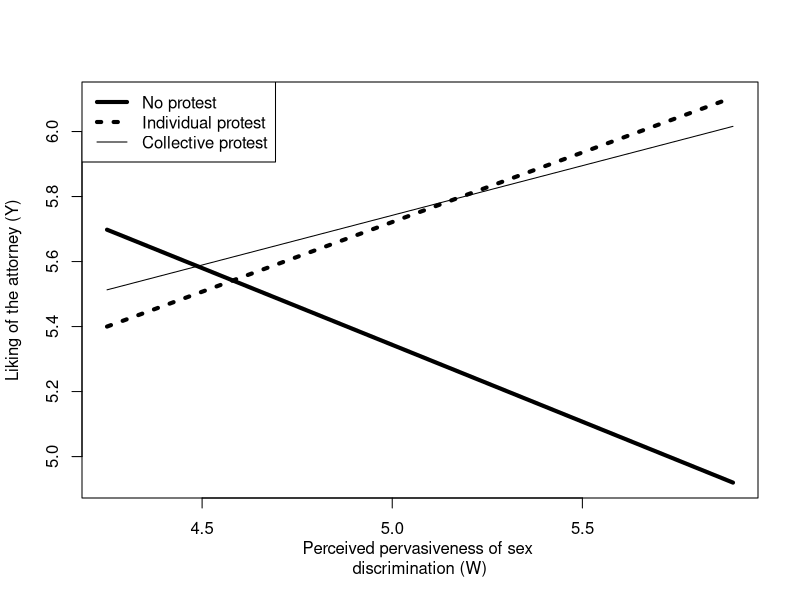

The R script that drew this image:

#This generates an interaction plot like Figure 10.3
#This is the code on pages 366

x<-c(0,1,2,0,1,2,0,1,2)
w<-c(4.25,4.25,4.25,5.12,5.12,5.12,5.896,5.896,5.896)
y<-c(5.698,5.400,5.513,5.287,5.773,5.779,4.920,6.105,6.016)
plot(y=y,x=w,pch=15,col="white",xlab="Perceived pervasiveness of sex 
discrimination (W)",ylab="Liking of the attorney (Y)")
legend.txt<-c("No protest","Individual protest","Collective protest")
legend("topleft",legend=legend.txt,lty=c(1,3,1),lwd=c(4,4,1))
lines(w[x==0],y[x==0],lwd=4,lty=1)
lines(w[x==1],y[x==1],lwd=4,lty=3)
lines(w[x==2],y[x==2],lwd=1,lty=1)
